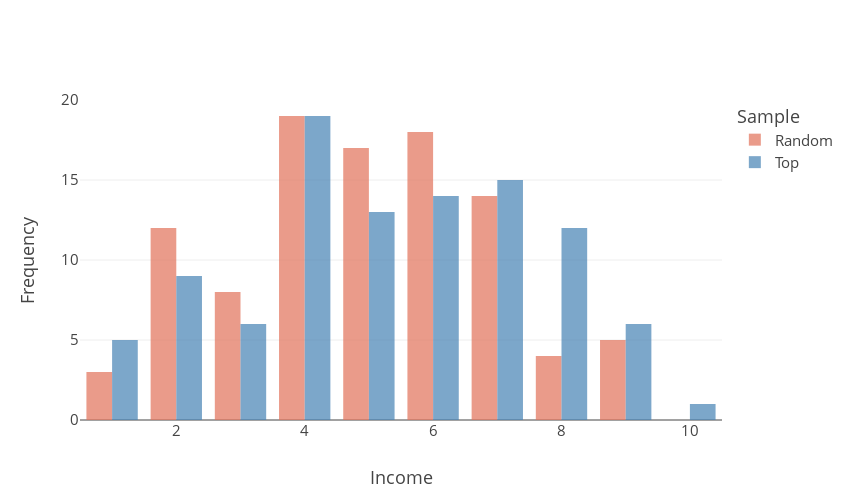
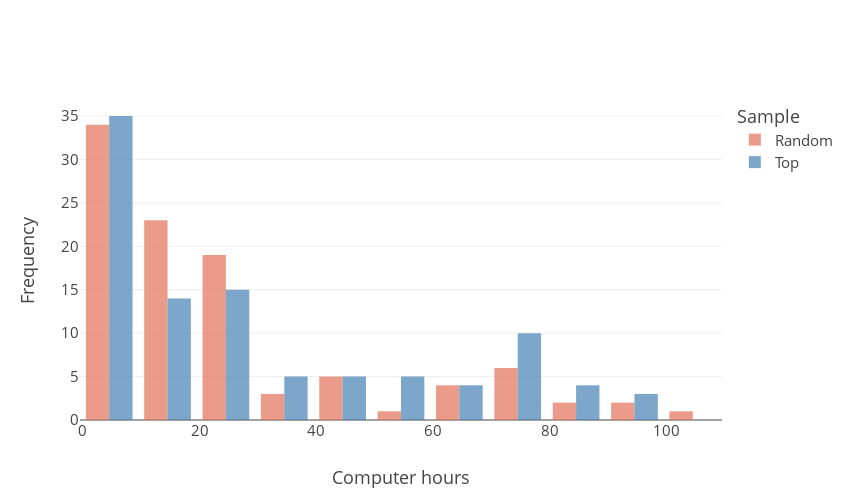
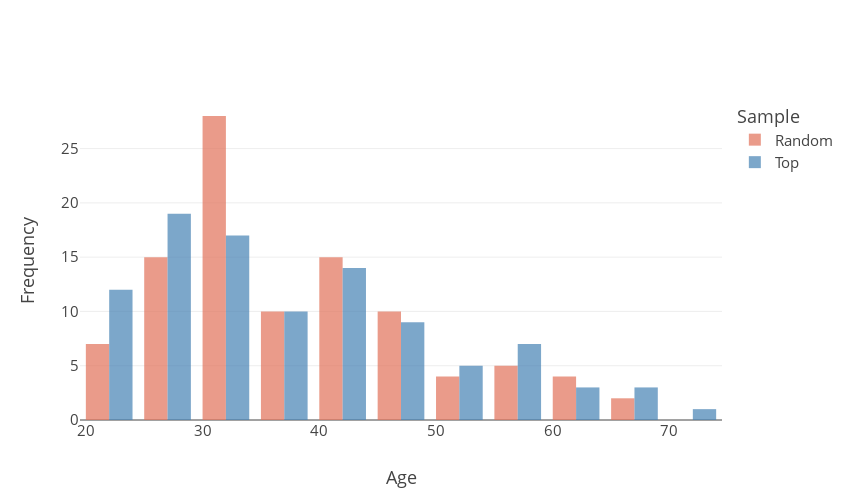

Write notebook code for charts like these, in order.
### Code cell
# Income distribution ---------------------------------*
x1 = dem_top100.demographics_income_a
x2 = dem_ran100.demographics_income_a
plot_demographics(x1,x2,x_label='Income')

# CS hours distribution -------------------------------*
x1 = dem_top100.demographics_computer_hours_a
x2 = dem_ran100.demographics_computer_hours_a
plot_demographics(x1,x2,x_label='Computer hours')


# Income distribution ---------------------------------*
x1 = dem_top100.demographics_age_a
x2 = dem_ran100.demographics_age_a
plot_demographics(x1,x2,x_label='Age')

### Figure 1 — Plotly figure (JSON) as saved in the notebook; plotly's stock layout.template omitted (floating-point values rounded to 4 significant figures)
{"data": [{"histnorm": "percent", "marker": {"color": "#E2725A"}, "name": "Random", "opacity": 0.7, "type": "histogram", "x": [4, 2, 5, 3, 6, 2, 7, 4, 4, 3, 6, 4, 6, 3, 5, 5, 5, 5, 4, 4, 5, 7, 2, 9, 2, 8, 6, 4, 6, 7, 2, 2, 7, 9, 7, 4, 9, 2, 9, 5, 5, 6, 6, 7, 5, 6, 2, 1, 7, 7, 4, 4, 3, 4, 7, 4, 6, 2, 6, 3, 6, 5, 7, 6, 3, 7, 5, 4, 8, 5, 7, 6, 4, 7, 2, 6, 8, 2, 4, 5, 5, 1, 8, 6, 7, 5, 5, 5, 1, 6, 6, 9, 4, 4, 3, 4, 2, 3, 6, 4]}, {"histnorm": "percent", "marker": {"color": "steelblue"}, "name": "Top", "opacity": 0.7, "type": "histogram", "x": [7, 5, 7, 6, 7, 4, 3, 2, 4, 3, 8, 5, 7, 5, 5, 4, 6, 5, 7, 4, 8, 9, 2, 8, 6, 4, 6, 2, 2, 6, 4, 7, 9, 7, 4, 7, 8, 9, 4, 6, 5, 2, 1, 4, 4, 7, 6, 4, 8, 4, 7, 2, 4, 6, 2, 6, 1, 7, 4, 8, 7, 3, 8, 7, 4, 6, 7, 6, 8, 2, 9, 9, 5, 8, 5, 6, 3, 7, 5, 6, 5, 1, 1, 5, 8, 5, 10, 3, 9, 4, 1, 4, 3, 4, 2, 8, 6, 4, 5, 8]}], "layout": {"font": {"size": 15}, "height": 500, "legend": {"title": {"text": "Sample"}}, "width": 850, "xaxis": {"title": {"text": "Income"}}, "yaxis": {"title": {"text": "Frequency"}}}}

### Figure 2 — Plotly figure (JSON) as saved in the notebook; plotly's stock layout.template omitted (floating-point values rounded to 4 significant figures)
{"data": [{"histnorm": "percent", "marker": {"color": "#E2725A"}, "name": "Random", "opacity": 0.7, "type": "histogram", "x": [16, 60, 10, 12, 27, 20, 40, 26, 4, 28, 18, 15, 10, 5, 20, 10, 4, 40, 3, 26, 1, 24, 22, 2, 20, 73, 16, 20, 5, 10, 15, 8, 3, 40, 32, 2, 75, 100, 75, 12, 3, 8, 82, 21, 5, 3, 22, 0, 25, 94, 26, 1, 0, 70, 5, 60, 4, 35, 22, 5, 15, 4, 25, 15, 16, 19, 1, 55, 3, 10, 90, 25, 80, 10, 40, 20, 25, 0, 14, 8, 4, 60, 79, 44, 35, 13, 2, 10, 10, 6, 18, 67, 1, 1, 10, 4, 7, 4, 75, 1]}, {"histnorm": "percent", "marker": {"color": "steelblue"}, "name": "Top", "opacity": 0.7, "type": "histogram", "x": [55, 10, 30, 27, 40, 26, 28, 0, 15, 5, 85, 40, 46, 6, 10, 26, 10, 1, 35, 20, 72, 92, 20, 73, 16, 20, 5, 15, 4, 33, 2, 0, 75, 74, 20, 6, 77, 75, 30, 8, 5, 22, 0, 75, 0, 94, 10, 26, 64, 1, 56, 48, 60, 4, 35, 22, 0, 19, 55, 3, 90, 10, 8, 10, 7, 7, 5, 20, 25, 0, 82, 44, 8, 77, 4, 5, 0, 0, 50, 1, 15, 60, 59, 13, 89, 2, 88, 20, 67, 1, 3, 1, 10, 4, 7, 23, 75, 0, 15, 76]}], "layout": {"font": {"size": 15}, "height": 500, "legend": {"title": {"text": "Sample"}}, "width": 850, "xaxis": {"title": {"text": "Computer hours"}}, "yaxis": {"title": {"text": "Frequency"}}}}

### Figure 3 — Plotly figure (JSON) as saved in the notebook; plotly's stock layout.template omitted (floating-point values rounded to 4 significant figures)
{"data": [{"histnorm": "percent", "marker": {"color": "#E2725A"}, "name": "Random", "opacity": 0.7, "type": "histogram", "x": [34, 20, 31, 43, 35, 49, 44, 29, 62, 49, 32, 45, 31, 28, 37, 44, 29, 23, 34, 57, 23, 55, 45, 33, 45, 33, 24, 28, 29, 64, 45, 41, 55, 25, 31, 68, 25, 30, 25, 40, 34, 60, 51, 67, 59, 34, 45, 31, 48, 33, 43, 55, 33, 39, 33, 37, 51, 43, 42, 38, 29, 33, 28, 31, 34, 26, 63, 41, 47, 38, 50, 23, 43, 33, 40, 34, 32, 30, 32, 39, 40, 37, 26, 32, 33, 22, 44, 29, 30, 53, 31, 29, 41, 30, 44, 35, 39, 45, 23, 27]}, {"histnorm": "percent", "marker": {"color": "steelblue"}, "name": "Top", "opacity": 0.7, "type": "histogram", "x": [25, 31, 45, 35, 44, 29, 49, 57, 45, 28, 33, 23, 32, 20, 41, 57, 69, 23, 31, 50, 25, 24, 45, 33, 24, 28, 29, 45, 53, 25, 68, 56, 25, 32, 28, 55, 23, 25, 43, 60, 59, 45, 31, 22, 70, 33, 25, 43, 25, 55, 24, 39, 37, 51, 43, 42, 40, 26, 41, 47, 50, 60, 45, 33, 34, 28, 34, 34, 32, 30, 27, 25, 39, 40, 40, 49, 28, 30, 35, 37, 52, 37, 32, 22, 23, 44, 58, 44, 29, 41, 67, 30, 44, 35, 39, 36, 23, 63, 24, 26]}], "layout": {"font": {"size": 15}, "height": 500, "legend": {"title": {"text": "Sample"}}, "width": 850, "xaxis": {"title": {"text": "Age"}}, "yaxis": {"title": {"text": "Frequency"}}}}
